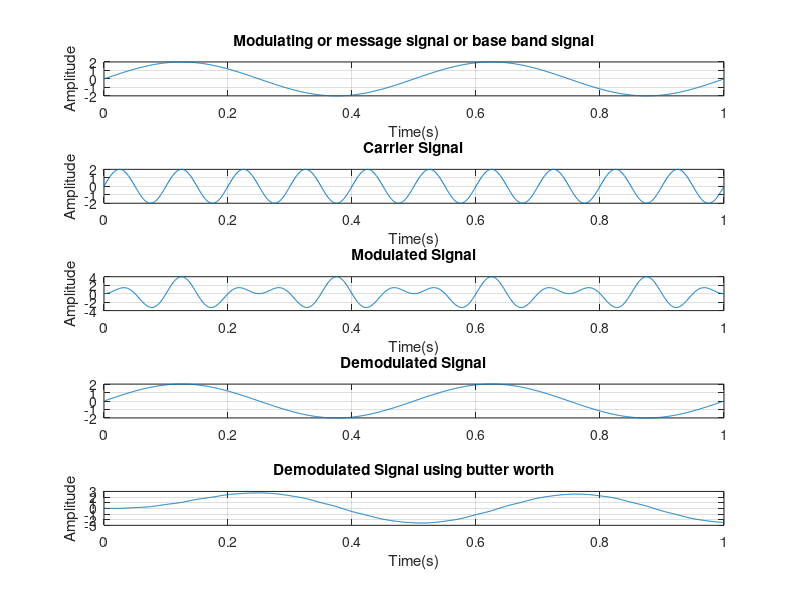

MATLAB code for this plot: (Note: this script raises an error after producing the figure.)
% Name - Mayank Tilokchandani
% PRN No. - 20240802543

t = 0:0.001:1;
a = 2;

% Modulating or message signal
f1 = 2;
x = a*sin(2*pi*f1*t);
subplot(5,1,1);
plot(t,x);
xlabel('Time(s)');
ylabel('Amplitude');
title('Modulating or message signal or base band signal');
grid on;

% Carrier Signal
f2 = 10; % carrier signal frequency
y = a*sin(2*pi*f2*t);
subplot(5,1,2);
plot(t,y);
xlabel('Time(s)');
ylabel('Amplitude');
title('Carrier Signal');
grid on;

% Modulated Signal
z = x.*y;
subplot(5,1,3);
plot(t,z);
xlabel('Time(s)');
ylabel('Amplitude');
title('Modulated Signal');
grid on;

% Demodulated Signal
j = z./y;
subplot(5,1,4);
plot(t,j);
title('Demodulated Signal')
grid on;

k = z.*y;
fs = 100 * f2;
order = 2;
% f2 is cutoff frequency
%fc = f1/(fs/2);
%[numerator,denominator] = butter(order,fc);
%nf = f1/fs;
%[numerator,denominator] = butter(order,3*nf);
[num,deno] = butter(order,0.9 * f1/(fs/2));
de_modulated_signal = filter(num,deno,k);
subplot(5,1,5);
plot(t,de_modulated_signal);
xlabel('Time(s)');
ylabel('Amplitude');
title('Demodulated Signal using butter worth');
grid on;









% upper side band ko hata ke filter dalna hai basically s ka demodulation
% karna hai , homework hai 
% 



% Misc. Watermark
annotation('textbox', 'String', '20240802543', 'FontSize', 30, 'Color', [0.5, 0.5, 0.5],'EdgeColor', 'none', 'HorizontalAlignment', 'center', 'Rotation', 45);
